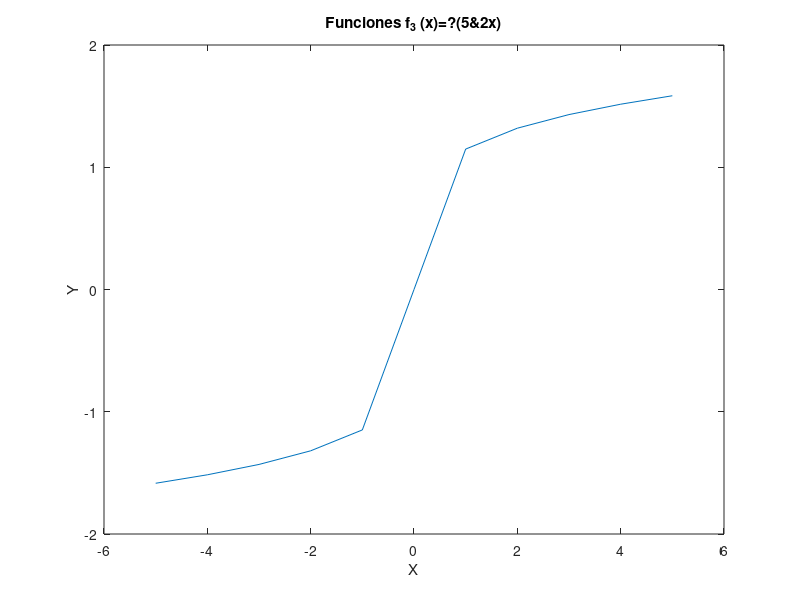

The MATLAB source for this figure:
% Title         : Lamina 15 Funciones
% Description   : Script para grafcar la funcion f(x)=?(5&2x),¿-4?R_f3?,¿-1/(2 )?D_f3?
% Author        : Erika Amairani Leonardo Arce
% Date          : 20210415

% Limpiar variables
clear
% Ejemplo f_3(x)=5?2x
% Rango de -5..5 en i=1
x=-5:1:5;
% Valor de la funcion
y=nthroot(2*(x),5);
% dibujar x,y 
plot (x,y);
% Titulo
title("Funciones f_3 (x)=?(5&2x)");
% Etiqueta x
xlabel("X");
% Etiqueta y
ylabel ("Y");
